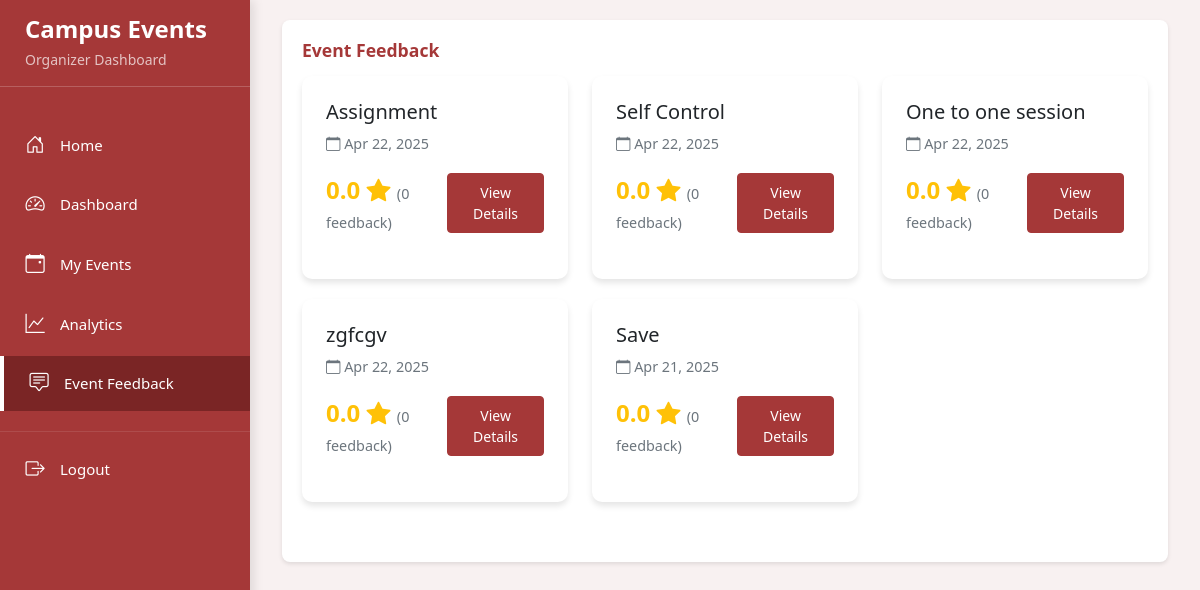
The page /views/dashboards/organizer/event_feedback.php (signed in) on the database its author committed.
### tables this page shows
CREATE TABLE `events` (
  `event_id` int(11) NOT NULL,
  `title` varchar(255) NOT NULL,
  `description` text DEFAULT NULL,
  `start_datetime` datetime NOT NULL,
  `end_datetime` datetime NOT NULL,
  `location` varchar(255) DEFAULT NULL,
  `organizer_id` int(11) DEFAULT NULL,
  `category` varchar(100) DEFAULT NULL,
  `max_capacity` int(11) DEFAULT NULL,
  `is_public` tinyint(1) DEFAULT 1,
  `status` enum('pending','approved','rejected','cancelled') DEFAULT 'pending',
  `created_at` timestamp NOT NULL DEFAULT current_timestamp(),
  `updated_at` timestamp NOT NULL DEFAULT current_timestamp() ON UPDATE current_timestamp()
);

### views/dashboards/organizer/event_feedback.php (the view, shortened to what this page needs)
<?php
require_once '../../../db/config.php';
$organizerId = $_SESSION['user_id'];
$query = "SELECT
            e.event_id,
            e.title,
            e.start_datetime,
            e.end_datetime,
            COUNT(f.feedback_id) as total_feedback,
            AVG(f.rating) as average_rating
          FROM events e
          LEFT JOIN feedback f ON e.event_id = f.event_id
          WHERE e.organizer_id = ?
          GROUP BY e.event_id
          ORDER BY e.start_datetime DESC";
$stmt = $conn->prepare($query);
$stmt->bind_param("i", $organizerId);
$stmt->execute();
$result = $stmt->get_result();
$events = $result->fetch_all(MYSQLI_ASSOC);
?>
<!DOCTYPE html>
<html lang="en">
<head>
    <link href="https://cdn.jsdelivr.net/npm/bootstrap@5.3.0-alpha1/dist/css/bootstrap.min.css" rel="stylesheet">
    <link href="https://cdn.jsdelivr.net/npm/bootstrap-icons@1.11.3/font/bootstrap-icons.css" rel="stylesheet">
    <link rel="stylesheet" href="https://cdn.jsdelivr.net/npm/sweetalert2@11.7.32/dist/sweetalert2.min.css">
    <link rel="stylesheet" href="../../../assets/css/general-styles.css">
    <link rel="stylesheet" href="../../../assets/css/dashboard-styles.css">
</head>
<body>
    <div class="sidebar">
        <div class="logo-container">
            <h2>Campus Events</h2>
            <p class="subtitle">Organizer Dashboard</p>
        </div>
        <ul class="nav-list">
            <li>
                <a href="../../../index.php">
                    <i class="bi bi-house-door"></i>
                    <span class="link-name">Home</span>
                </a>
            </li>
            <li>
                <a href="organizer_dashboard.php">
                    <i class="bi bi-speedometer2"></i>
                    <span class="link-name">Dashboard</span>
                </a>
            </li>
            <li>
                <a href="events-organiser.php">
                    <i class="bi bi-calendar-event"></i>
                    <span class="link-name">My Events</span>
                </a>
            </li>
            <li>
                <a href="analytics.php">
                    <i class="bi bi-graph-up"></i>
                    <span class="link-name">Analytics</span>
                </a>
            </li>
            <li>
                <a href="event_feedback.php" class="active">
                    <i class="bi bi-chat-square-text"></i>
                    <span class="link-name">Event Feedback</span>
                </a>
            </li>
            <li class="logout-divider">
                <a href="../../logout.php">
                    <i class="bi bi-box-arrow-right"></i>
                    <span class="link-name">Logout</span>
                </a>
            </li>
        </ul>
    </div>
    <div class="main-content">
        <div class="container-fluid">
            <div class="row mb-4">
                <div class="col-12">
                    <div class="dashboard-card">
                        <h4>Event Feedback</h4>
                        <?php if (empty($events)): ?>
                            <div class="no-feedback">
                                <i class="bi bi-chat-square-text" style="font-size: 3rem;"></i>
                                <h5>No Events with Feedback Yet</h5>
                                <p>Feedback will appear here once your events receive responses from attendees.</p>
                            </div>
                        <?php else: ?>
                            <div class="row">
                                <?php foreach ($events as $event): ?>
                                    <div class="col-md-6 col-lg-4">
                                        <div class="card feedback-card">
                                            <div class="card-body">
                                                <h5 class="card-title"><?php echo htmlspecialchars($event['title']); ?></h5>
                                                <div class="event-details">
                                                    <p>
                                                        <i class="bi bi-calendar"></i>
                                                        <?php echo date('M d, Y', strtotime($event['start_datetime'])); ?>
                                                    </p>
                                                </div>
                                                <div class="feedback-header">
                                                    <div>
                                                        <span class="average-rating">
                                                            <?php echo number_format($event['average_rating'] ?? 0, 1); ?>
                                                            <i class="bi bi-star-fill"></i>
                                                        </span>
                                                        <span class="feedback-count">
                                                            (<?php echo $event['total_feedback']; ?> feedback)
                                                        </span>
                                                    </div>
                                                    <button class="btn btn-sm btn-primary view-feedback"
                                                            data-event-id="<?php echo $event['event_id']; ?>"
                                                            data-event-title="<?php echo htmlspecialchars($event['title']); ?>">
                                                        View Details
                                                    </button>
                                                </div>
                                            </div>
                                        </div>
                                    </div>
                                <?php endforeach; ?>
                            </div>
                        <?php endif; ?>
                    </div>
                </div>
            </div>
        </div>
    </div>
</body>
</html>

### assets/css/general-styles.css (style rules this page uses)
:root { --primary-color: #A53838; --secondary-color: #F8F1F1; --accent-color: #D45D5D; --background-color: #FFFFFF; --text-primary: #2C1810; --text-secondary: #666666; --text-light: #FFFFFF; --text-dark: #333333; --success-color: #4CAF50; --warning-color: #FFC107; --danger-color: #F44336; --info-color: #2196F3; --border-color: #E0E0E0; --shadow-color: rgba(0, 0, 0, 0.1); --hover-color: #8B2D2D; --active-color: #7A2525; --danger-hover: #D32F2F; }
body { background-color: var(--background-color); font-family: 'Segoe UI', Tahoma, Geneva, Verdana, sans-serif; color: var(--text-primary); line-height: 1.6; }
.card { background-color: var(--background-color); border-radius: 8px; box-shadow: 0 2px 4px var(--shadow-color); border: 1px solid var(--border-color); margin-bottom: 1.5rem; }
.card-body { padding: 1.5rem; }
.btn { padding: 0.5rem 1rem; border-radius: 4px; font-weight: 500; transition: all 0.3s ease; }
.btn-primary { background-color: var(--primary-color); border-color: var(--primary-color); color: var(--text-light); }
button, .btn, .nav-link { -webkit-user-select: none; user-select: none; }

### assets/css/dashboard-styles.css (style rules this page uses)
:root { --sidebar-width: 250px; --primary-color: #A53838; --secondary-color: #F8F1F1; --accent-color: #D45D5D; --success-color: #4CAF50; --warning-color: #FFC107; --danger-color: #F44336; --sidebar-color: #A53838; --sidebar-hover: #8B2D2D; --text-light: #FFFFFF; --text-dark: #2C1810; }
body { font-family: 'Segoe UI', Tahoma, Geneva, Verdana, sans-serif; background-color: var(--secondary-color); }
.sidebar { background: var(--sidebar-color); width: var(--sidebar-width); height: 100vh; position: fixed; left: 0; top: 0; padding: 20px 0; transition: all 0.3s ease; box-shadow: 0 0 15px rgba(0,0,0,0.1); }
.sidebar .logo-container { padding: 15px 25px; margin-bottom: 30px; border-bottom: 1px solid rgba(255,255,255,0.2); }
.nav-list { padding: 0; margin: 0; list-style: none; }
.nav-list li { position: relative; width: 100%; margin-bottom: 5px; }
.nav-list li a { display: flex; align-items: center; text-decoration: none; padding: 12px 25px; color: var(--text-light); transition: all 0.3s ease; }
.nav-list li a.active { background: var(--sidebar-hover); color: var(--text-light); border-left: 4px solid var(--text-light); }
.nav-list li i { min-width: 30px; font-size: 18px; text-align: center; }
.nav-list li .link-name { font-size: 15px; font-weight: 400; }
.nav-list li.logout-divider { border-top: 1px solid rgba(255,255,255,0.1); margin: 20px 0; padding-top: 10px; }
.main-content { margin-left: 250px; padding: 20px; }
.dashboard-card { background: #fff; border-radius: 8px; box-shadow: 0 2px 4px rgba(0,0,0,0.1); padding: 20px; margin-bottom: 20px; height: 100%; }
.dashboard-card h4 { margin-top: 0; color: var(--primary-color); font-size: 1.1rem; font-weight: 600; margin-bottom: 15px; display: flex; justify-content: space-between; align-items: center; }

### views/dashboards/organizer/event_feedback.php (style rules this page uses)
.logo-container { padding: 20px; border-bottom: 1px solid rgba(255, 255, 255, 0.1); margin-bottom: 20px; }
.logo-container h2 { color: var(--text-light); margin: 0; font-size: 24px; font-weight: 600; }
.logo-container .subtitle { color: rgba(255, 255, 255, 0.7); font-size: 14px; margin: 5px 0 0 0; }
.sidebar { background: var(--primary-color); color: var(--text-light); width: 250px; position: fixed; height: 100vh; padding-top: 0; box-shadow: 4px 0 10px var(--shadow-color); }
.main-content { margin-left: 250px; padding: 20px; transition: margin-left 0.3s ease; }
.nav-list { list-style: none; padding: 0; margin: 0; }
.nav-list li a { color: var(--text-light); text-decoration: none; padding: 12px 20px; display: flex; align-items: center; transition: background-color 0.3s ease; }
.nav-list li a.active { background-color: var(--active-color); }
.nav-list li a i { margin-right: 10px; font-size: 1.2rem; }
.logout-divider { border-top: 1px solid rgba(255, 255, 255, 0.1); margin-top: 20px; }
.feedback-card { border: none; border-radius: 10px; box-shadow: 0 4px 6px rgba(0, 0, 0, 0.1); transition: transform 0.2s; margin-bottom: 20px; }
.event-details { color: #6c757d; font-size: 0.9rem; }
.feedback-header { display: flex; justify-content: space-between; align-items: center; margin-bottom: 20px; }
.average-rating { font-size: 1.5rem; font-weight: bold; color: #ffc107; }
.feedback-count { color: #6c757d; font-size: 0.9rem; }

### rows shown on the page
events: title "Assignment", start_datetime "Apr 22, 2025", average_rating "0.0", total_feedback "0"
events: title "Self Control", start_datetime "Apr 22, 2025", average_rating "0.0", total_feedback "0"
events: title "One to one session", start_datetime "Apr 22, 2025", average_rating "0.0", total_feedback "0"
events: title "zgfcgv", start_datetime "Apr 22, 2025", average_rating "0.0", total_feedback "0"
events: title "Save", start_datetime "Apr 21, 2025", average_rating "0.0", total_feedback "0"
